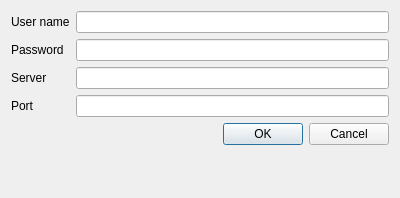
<?xml version="1.0" encoding="UTF-8"?>
<ui version="4.0">
 <class>LoginWindow</class>
 <widget class="QDialog" name="LoginWindow">
  <property name="geometry">
   <rect>
    <x>0</x>
    <y>0</y>
    <width>400</width>
    <height>198</height>
   </rect>
  </property>
  <property name="windowTitle">
   <string>Dialog</string>
  </property>
  <layout class="QFormLayout" name="formLayout">
   <item row="5" column="0">
    <widget class="QLabel" name="label_2">
     <property name="text">
      <string>Password</string>
     </property>
    </widget>
   </item>
   <item row="6" column="0">
    <widget class="QLabel" name="label_3">
     <property name="text">
      <string>Server</string>
     </property>
    </widget>
   </item>
   <item row="7" column="0">
    <widget class="QLabel" name="label_4">
     <property name="text">
      <string>Port</string>
     </property>
     <property name="alignment">
      <set>Qt::AlignLeading|Qt::AlignLeft|Qt::AlignVCenter</set>
     </property>
    </widget>
   </item>
   <item row="7" column="1">
    <widget class="QLineEdit" name="lineEdit"/>
   </item>
   <item row="6" column="1">
    <widget class="QLineEdit" name="lineEdit_2"/>
   </item>
   <item row="5" column="1">
    <widget class="QLineEdit" name="lineEdit_3"/>
   </item>
   <item row="4" column="0">
    <widget class="QLabel" name="label">
     <property name="text">
      <string>User name</string>
     </property>
    </widget>
   </item>
   <item row="4" column="1">
    <widget class="QLineEdit" name="lineEdit_4"/>
   </item>
   <item row="10" column="0" colspan="2">
    <widget class="QDialogButtonBox" name="buttonBox">
     <property name="orientation">
      <enum>Qt::Horizontal</enum>
     </property>
     <property name="standardButtons">
      <set>QDialogButtonBox::Cancel|QDialogButtonBox::Ok</set>
     </property>
    </widget>
   </item>
  </layout>
 </widget>
 <resources/>
 <connections>
  <connection>
   <sender>buttonBox</sender>
   <signal>accepted()</signal>
   <receiver>LoginWindow</receiver>
   <slot>accept()</slot>
   <hints>
    <hint type="sourcelabel">
     <x>248</x>
     <y>254</y>
    </hint>
    <hint type="destinationlabel">
     <x>157</x>
     <y>274</y>
    </hint>
   </hints>
  </connection>
  <connection>
   <sender>buttonBox</sender>
   <signal>rejected()</signal>
   <receiver>LoginWindow</receiver>
   <slot>reject()</slot>
   <hints>
    <hint type="sourcelabel">
     <x>316</x>
     <y>260</y>
    </hint>
    <hint type="destinationlabel">
     <x>286</x>
     <y>274</y>
    </hint>
   </hints>
  </connection>
 </connections>
</ui>
